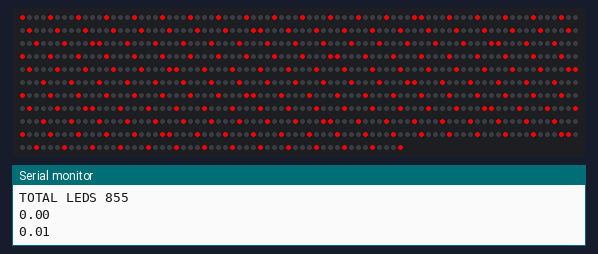
Bench run of a sketch on a simulated Arduino Uno, built with avr-gcc and run on an emulated ATmega328P. Parts: 855 RGB LEDs in strip order, left to right, continuing on the next row, the last lines printed to the serial monitor. Dim RGB values are drawn brighter than linear.

Above: at 0.61 s.
At 38.8 s:
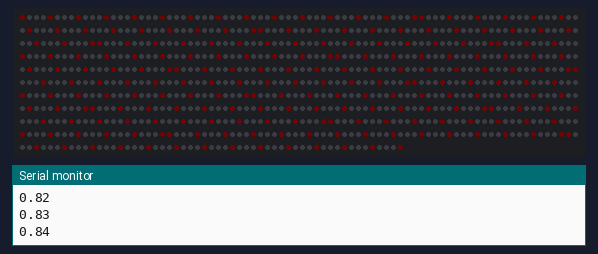

The sketch:

lerp_test.ino
```cpp
#include <Adafruit_NeoPixel.h>

const int DATA_PIN = 6;
const int PIXELS_PER_ROW = 15;
const int ROWS = 15;

const int PIXELS = PIXELS_PER_ROW * ROWS;
const int LEDS_PER_ROW = (((PIXELS_PER_ROW - 1) * 4) + 1);

Adafruit_NeoPixel strip(LEDS_PER_ROW * ROWS, DATA_PIN, NEO_GRB + NEO_KHZ800);

const uint32_t COLOR_1 = strip.Color(255, 0, 50);
const uint32_t COLOR_2 = strip.Color(0, 100, 255);
const uint32_t COLORS[] = {COLOR_1, COLOR_2};
const uint32_t OFF_COLOR = strip.Color(0, 0, 0);

void setup() {
  Serial.begin(19200);
//  Serial.print("DATA_PIN ");
//  Serial.println(DATA_PIN);
  Serial.print("PIXELS_PER_ROW ");
  Serial.println(PIXELS_PER_ROW);
  Serial.print("ROWS ");
  Serial.println(ROWS);
  Serial.print("PIXELS ");
  Serial.println(PIXELS);
  Serial.print("LEDS_PER_ROW ");
  Serial.println(LEDS_PER_ROW);
  Serial.print("TOTAL LEDS ");
  Serial.println(strip.numPixels());

  strip.begin();
  strip.show();
  strip.setBrightness(255);
}

// sanity test
int index = 0;

void loop() {
  float pos = index % 100 / 100.0;
  Serial.println(pos);
  for (int pixel=0; pixel<PIXELS; pixel++) {
    uint32_t c = lerpColor(COLORS[0], OFF_COLOR, pos);
    setColor(pixel, c);
  }
  index++;
  strip.show();
  delay(50);
}


uint32_t lerpColor(uint32_t current, uint32_t target, float pos) {
    // yes, linear RGB fade isnt correct, but it's used as a very brief effect
    float current_red = (uint8_t)(current >> 16);
    float target_red = (uint8_t)(target >> 16);
    float current_green = (uint8_t)(current >> 8);
    float target_green = (uint8_t)(target >> 8);
    float current_blue = (uint8_t)(current);
    float target_blue = (uint8_t)(target);
    float result_red = ((current_red * (1 - pos)) + (target_red * pos));
    float result_green = ((current_green * (1 - pos)) + (target_green * pos));
    float result_blue = ((current_blue * (1 - pos)) + (target_blue * pos));
    return strip.Color(result_red, result_green, result_blue);
}

void setColor(uint8_t pixel, uint32_t color) {
    int row = floor(pixel / PIXELS_PER_ROW);
    int column = pixel - (row * PIXELS_PER_ROW);
    column = row % 2 > 0 ? (PIXELS_PER_ROW - 1) - column : column;    // flip odd rows
    pixel = (row * PIXELS_PER_ROW) + column;                          // adjusted pixel
    int led = (pixel * 4) - (floor(pixel / PIXELS_PER_ROW) * 3);
    strip.setPixelColor(led, strip.gamma32(color));
}
```
